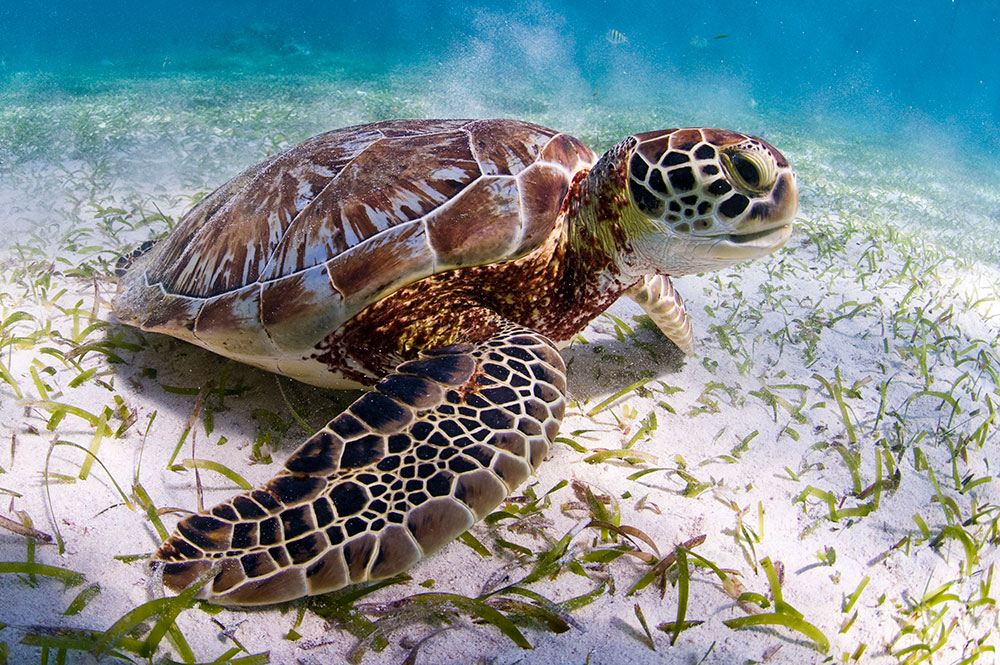
#> input picture NAVEGACION_AUTONOMA/capitulo_1/images/input.jpg, 1000 x 665 px
$ python 10_program.py
#> lines starting #> are read from the running program, lines starting #| are printed output that depends on the picture
# OBJETIVO: Aplicar dos traslaciones consecutivas para centrar la imagen en un marco más grande

import cv2
import numpy as np

# Lee la imagen
img = cv2.imread('images/input.jpg')
#> img is the input picture: shape (665, 1000, 3); mean B, G, R 144.7, 142, 128.2

# Obtiene el número de filas y columnas de la imagen
num_rows, num_cols = img.shape[:2]
#> num_rows = 665; num_cols = 1000

# Primera traslación: mueve la imagen 70px a la derecha y 110px hacia abajo
translation_matrix = np.float32([[1, 0, 70], [0, 1, 110]])
img_translation = cv2.warpAffine(img, translation_matrix, (num_cols + 70, num_rows + 110))
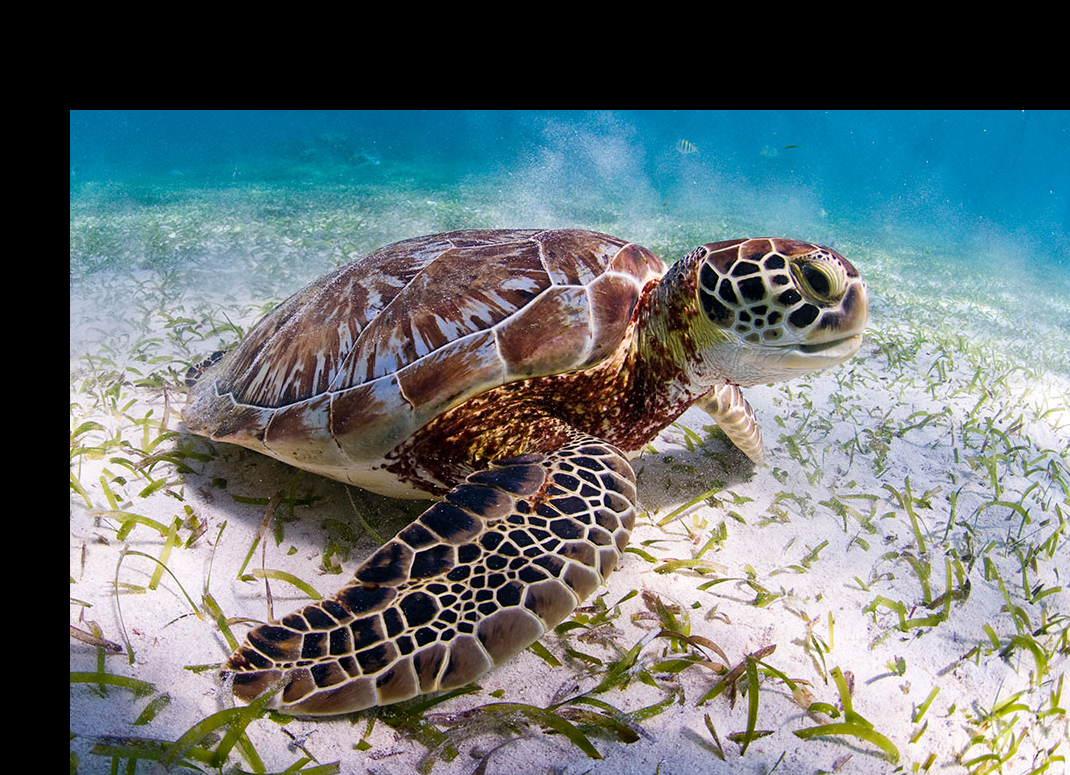
#> img_translation: shape (775, 1070, 3); mean B, G, R 116.1, 113.9, 102.8

# Segunda traslación: mueve la imagen 30px a la izquierda y 50px hacia arriba
# Los valores negativos invierten la dirección del desplazamiento
# El lienzo crece para acomodar ambas traslaciones y centrar la imagen
translation_matrix = np.float32([[1, 0, -30], [0, 1, -50]])
img_translation = cv2.warpAffine(img_translation, translation_matrix, (num_cols + 70 + 30, num_rows + 110 + 50))
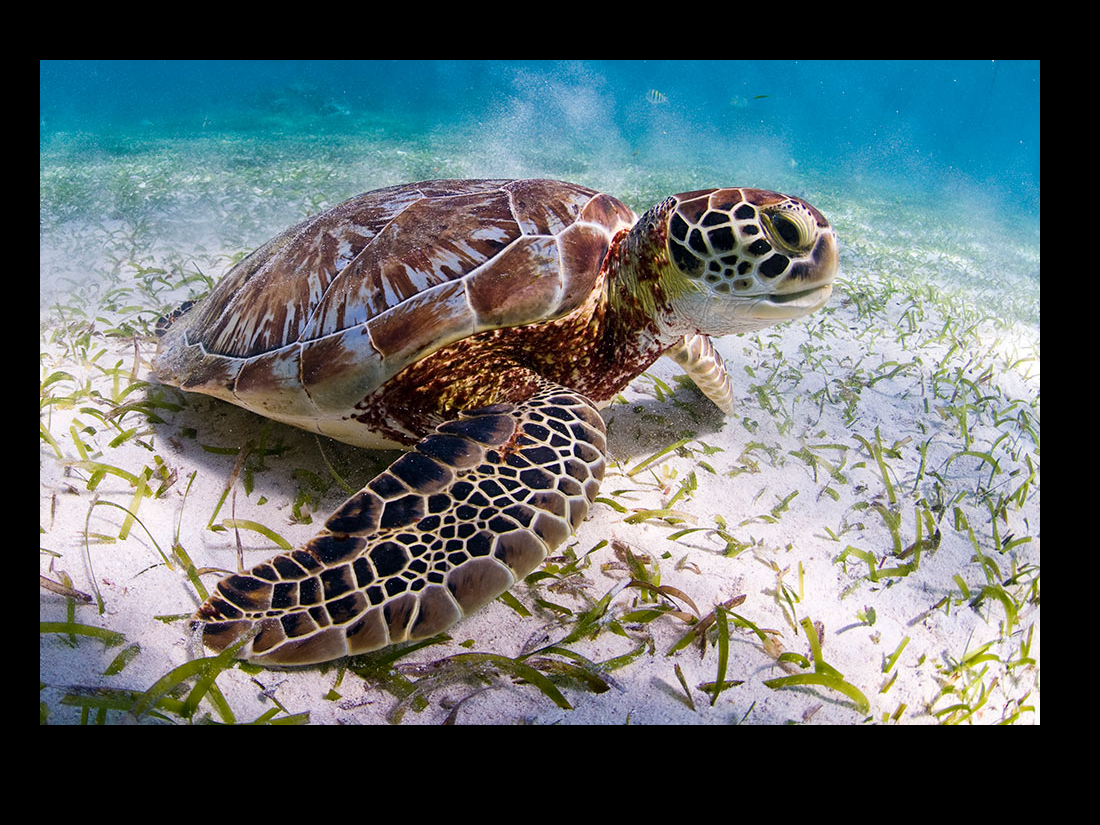
#> img_translation: shape (825, 1100, 3); mean B, G, R 106.1, 104.1, 93.9

cv2.imshow('Translation', img_translation)
cv2.waitKey()
